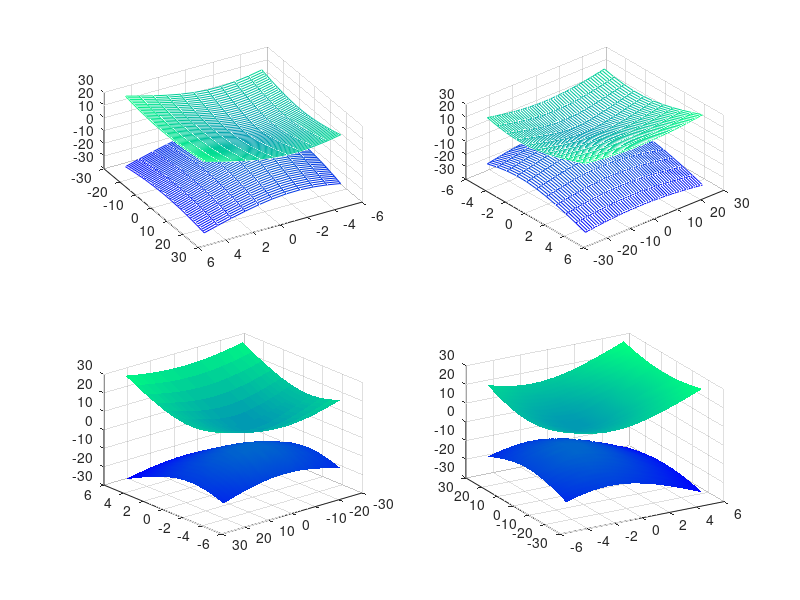

The MATLAB source for this figure:
a= 1.50;
b= 9.58;
c= -5.30;
x0= -1.70;
y0= -0.75;
z0= 1.58;
x = -5 : 1 : 5;
y = -25 : 1 : 25;
[X, Y] = meshgrid(x, y);
Z1 = sqrt((1 + (X-x0).^2/a^2 + (Y-y0).^2/b^2)*c^2)+z0;
Z2 = -sqrt((1 + (X-x0).^2/a^2 + (Y-y0).^2/b^2)*c^2)+z0;

subplot(2, 2, 1)
mesh(X, Y, Z1)
hold on
mesh(X, Y, Z2)
view(150, 50)

subplot(2, 2, 2)
mesh(X, Y, Z1)
hold on
mesh(X, Y, Z2)
view(50, 50)

subplot(2, 2, 3)
surf(X, Y, Z1)
hold on
surf(X, Y, Z2)
shading interp
view(50, 150)

subplot(2, 2, 4)
surf(X, Y, Z1)
hold on
surf(X, Y, Z2)
shading interp
view(150, 150)

colormap winter